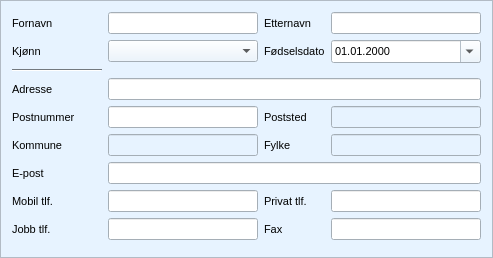
     <widget class="QFrame" name="frame_personlig_info">
      <property name="sizePolicy">
       <sizepolicy hsizetype="Preferred" vsizetype="Preferred">
        <horstretch>0</horstretch>
        <verstretch>0</verstretch>
       </sizepolicy>
      </property>
      <property name="palette">
       <palette>
        <active>
         <colorrole role="WindowText">
          <brush brushstyle="SolidPattern">
           <color alpha="255">
            <red>0</red>
            <green>0</green>
            <blue>0</blue>
           </color>
          </brush>
         </colorrole>
         <colorrole role="Button">
          <brush brushstyle="SolidPattern">
           <color alpha="255">
            <red>231</red>
            <green>243</green>
            <blue>255</blue>
           </color>
          </brush>
         </colorrole>
         <colorrole role="Light">
          <brush brushstyle="SolidPattern">
           <color alpha="255">
            <red>255</red>
            <green>255</green>
            <blue>255</blue>
           </color>
          </brush>
         </colorrole>
         <colorrole role="Midlight">
          <brush brushstyle="SolidPattern">
           <color alpha="255">
            <red>243</red>
            <green>249</green>
            <blue>255</blue>
           </color>
          </brush>
         </colorrole>
         <colorrole role="Dark">
          <brush brushstyle="SolidPattern">
           <color alpha="255">
            <red>115</red>
            <green>121</green>
            <blue>127</blue>
           </color>
          </brush>
         </colorrole>
         <colorrole role="Mid">
          <brush brushstyle="SolidPattern">
           <color alpha="255">
            <red>154</red>
            <green>162</green>
            <blue>170</blue>
           </color>
          </brush>
         </colorrole>
         <colorrole role="Text">
          <brush brushstyle="SolidPattern">
           <color alpha="255">
            <red>0</red>
            <green>0</green>
            <blue>0</blue>
           </color>
          </brush>
         </colorrole>
         <colorrole role="BrightText">
          <brush brushstyle="SolidPattern">
           <color alpha="255">
            <red>255</red>
            <green>255</green>
            <blue>255</blue>
           </color>
          </brush>
         </colorrole>
         <colorrole role="ButtonText">
          <brush brushstyle="SolidPattern">
           <color alpha="255">
            <red>0</red>
            <green>0</green>
            <blue>0</blue>
           </color>
          </brush>
         </colorrole>
         <colorrole role="Base">
          <brush brushstyle="SolidPattern">
           <color alpha="255">
            <red>255</red>
            <green>255</green>
            <blue>255</blue>
           </color>
          </brush>
         </colorrole>
         <colorrole role="Window">
          <brush brushstyle="SolidPattern">
           <color alpha="255">
            <red>231</red>
            <green>243</green>
            <blue>255</blue>
           </color>
          </brush>
         </colorrole>
         <colorrole role="Shadow">
          <brush brushstyle="SolidPattern">
           <color alpha="255">
            <red>0</red>
            <green>0</green>
            <blue>0</blue>
           </color>
          </brush>
         </colorrole>
         <colorrole role="AlternateBase">
          <brush brushstyle="SolidPattern">
           <color alpha="255">
            <red>243</red>
            <green>249</green>
            <blue>255</blue>
           </color>
          </brush>
         </colorrole>
         <colorrole role="ToolTipBase">
          <brush brushstyle="SolidPattern">
           <color alpha="255">
            <red>255</red>
            <green>255</green>
            <blue>220</blue>
           </color>
          </brush>
         </colorrole>
         <colorrole role="ToolTipText">
          <brush brushstyle="SolidPattern">
           <color alpha="255">
            <red>0</red>
            <green>0</green>
            <blue>0</blue>
           </color>
          </brush>
         </colorrole>
        </active>
        <inactive>
         <colorrole role="WindowText">
          <brush brushstyle="SolidPattern">
           <color alpha="255">
            <red>0</red>
            <green>0</green>
            <blue>0</blue>
           </color>
          </brush>
         </colorrole>
         <colorrole role="Button">
          <brush brushstyle="SolidPattern">
           <color alpha="255">
            <red>231</red>
            <green>243</green>
            <blue>255</blue>
           </color>
          </brush>
         </colorrole>
         <colorrole role="Light">
          <brush brushstyle="SolidPattern">
           <color alpha="255">
            <red>255</red>
            <green>255</green>
            <blue>255</blue>
           </color>
          </brush>
         </colorrole>
         <colorrole role="Midlight">
          <brush brushstyle="SolidPattern">
           <color alpha="255">
            <red>243</red>
            <green>249</green>
            <blue>255</blue>
           </color>
          </brush>
         </colorrole>
         <colorrole role="Dark">
          <brush brushstyle="SolidPattern">
           <color alpha="255">
            <red>115</red>
            <green>121</green>
            <blue>127</blue>
           </color>
          </brush>
         </colorrole>
         <colorrole role="Mid">
          <brush brushstyle="SolidPattern">
           <color alpha="255">
            <red>154</red>
            <green>162</green>
            <blue>170</blue>
           </color>
          </brush>
         </colorrole>
         <colorrole role="Text">
          <brush brushstyle="SolidPattern">
           <color alpha="255">
            <red>0</red>
            <green>0</green>
            <blue>0</blue>
           </color>
          </brush>
         </colorrole>
         <colorrole role="BrightText">
          <brush brushstyle="SolidPattern">
           <color alpha="255">
            <red>255</red>
            <green>255</green>
            <blue>255</blue>
           </color>
          </brush>
         </colorrole>
         <colorrole role="ButtonText">
          <brush brushstyle="SolidPattern">
           <color alpha="255">
            <red>0</red>
            <green>0</green>
            <blue>0</blue>
           </color>
          </brush>
         </colorrole>
         <colorrole role="Base">
          <brush brushstyle="SolidPattern">
           <color alpha="255">
            <red>255</red>
            <green>255</green>
            <blue>255</blue>
           </color>
          </brush>
         </colorrole>
         <colorrole role="Window">
          <brush brushstyle="SolidPattern">
           <color alpha="255">
            <red>231</red>
            <green>243</green>
            <blue>255</blue>
           </color>
          </brush>
         </colorrole>
         <colorrole role="Shadow">
          <brush brushstyle="SolidPattern">
           <color alpha="255">
            <red>0</red>
            <green>0</green>
            <blue>0</blue>
           </color>
          </brush>
         </colorrole>
         <colorrole role="AlternateBase">
          <brush brushstyle="SolidPattern">
           <color alpha="255">
            <red>243</red>
            <green>249</green>
            <blue>255</blue>
           </color>
          </brush>
         </colorrole>
         <colorrole role="ToolTipBase">
          <brush brushstyle="SolidPattern">
           <color alpha="255">
            <red>255</red>
            <green>255</green>
            <blue>220</blue>
           </color>
          </brush>
         </colorrole>
         <colorrole role="ToolTipText">
          <brush brushstyle="SolidPattern">
           <color alpha="255">
            <red>0</red>
            <green>0</green>
            <blue>0</blue>
           </color>
          </brush>
         </colorrole>
        </inactive>
        <disabled>
         <colorrole role="WindowText">
          <brush brushstyle="SolidPattern">
           <color alpha="255">
            <red>115</red>
            <green>121</green>
            <blue>127</blue>
           </color>
          </brush>
         </colorrole>
         <colorrole role="Button">
          <brush brushstyle="SolidPattern">
           <color alpha="255">
            <red>231</red>
            <green>243</green>
            <blue>255</blue>
           </color>
          </brush>
         </colorrole>
         <colorrole role="Light">
          <brush brushstyle="SolidPattern">
           <color alpha="255">
            <red>255</red>
            <green>255</green>
            <blue>255</blue>
           </color>
          </brush>
         </colorrole>
         <colorrole role="Midlight">
          <brush brushstyle="SolidPattern">
           <color alpha="255">
            <red>243</red>
            <green>249</green>
            <blue>255</blue>
           </color>
          </brush>
         </colorrole>
         <colorrole role="Dark">
          <brush brushstyle="SolidPattern">
           <color alpha="255">
            <red>115</red>
            <green>121</green>
            <blue>127</blue>
           </color>
          </brush>
         </colorrole>
         <colorrole role="Mid">
          <brush brushstyle="SolidPattern">
           <color alpha="255">
            <red>154</red>
            <green>162</green>
            <blue>170</blue>
           </color>
          </brush>
         </colorrole>
         <colorrole role="Text">
          <brush brushstyle="SolidPattern">
           <color alpha="255">
            <red>115</red>
            <green>121</green>
            <blue>127</blue>
           </color>
          </brush>
         </colorrole>
         <colorrole role="BrightText">
          <brush brushstyle="SolidPattern">
           <color alpha="255">
            <red>255</red>
            <green>255</green>
            <blue>255</blue>
           </color>
          </brush>
         </colorrole>
         <colorrole role="ButtonText">
          <brush brushstyle="SolidPattern">
           <color alpha="255">
            <red>115</red>
            <green>121</green>
            <blue>127</blue>
           </color>
          </brush>
         </colorrole>
         <colorrole role="Base">
          <brush brushstyle="SolidPattern">
           <color alpha="255">
            <red>231</red>
            <green>243</green>
            <blue>255</blue>
           </color>
          </brush>
         </colorrole>
         <colorrole role="Window">
          <brush brushstyle="SolidPattern">
           <color alpha="255">
            <red>231</red>
            <green>243</green>
            <blue>255</blue>
           </color>
          </brush>
         </colorrole>
         <colorrole role="Shadow">
          <brush brushstyle="SolidPattern">
           <color alpha="255">
            <red>0</red>
            <green>0</green>
            <blue>0</blue>
           </color>
          </brush>
         </colorrole>
         <colorrole role="AlternateBase">
          <brush brushstyle="SolidPattern">
           <color alpha="255">
            <red>231</red>
            <green>243</green>
            <blue>255</blue>
           </color>
          </brush>
         </colorrole>
         <colorrole role="ToolTipBase">
          <brush brushstyle="SolidPattern">
           <color alpha="255">
            <red>255</red>
            <green>255</green>
            <blue>220</blue>
           </color>
          </brush>
         </colorrole>
         <colorrole role="ToolTipText">
          <brush brushstyle="SolidPattern">
           <color alpha="255">
            <red>0</red>
            <green>0</green>
            <blue>0</blue>
           </color>
          </brush>
         </colorrole>
        </disabled>
       </palette>
      </property>
      <property name="font">
       <font>
        <family>Segoe UI</family>
        <pointsize>8</pointsize>
       </font>
      </property>
      <property name="autoFillBackground">
       <bool>true</bool>
      </property>
      <property name="frameShape">
       <enum>QFrame::StyledPanel</enum>
      </property>
      <property name="frameShadow">
       <enum>QFrame::Plain</enum>
      </property>
      <property name="lineWidth">
       <number>1</number>
      </property>
      <layout class="QGridLayout" name="gridLayout_5">
       <item row="13" column="0">
        <widget class="QFrame" name="frame_personlig_info_white_space">
         <property name="frameShape">
          <enum>QFrame::StyledPanel</enum>
         </property>
         <property name="frameShadow">
          <enum>QFrame::Raised</enum>
         </property>
        </widget>
       </item>
       <item row="11" column="2">
        <widget class="QLabel" name="label_privat_tlf">
         <property name="font">
          <font>
           <family>Segoe UI</family>
           <pointsize>8</pointsize>
          </font>
         </property>
         <property name="text">
          <string>Privat tlf.</string>
         </property>
         <property name="buddy">
          <cstring>line_edit_privat_tlf</cstring>
         </property>
        </widget>
       </item>
       <item row="7" column="1" colspan="3">
        <widget class="QLineEdit" name="line_edit_epost">
         <property name="font">
          <font>
           <family>Segoe UI</family>
           <pointsize>8</pointsize>
          </font>
         </property>
         <property name="text">
          <string/>
         </property>
         <property name="alignment">
          <set>Qt::AlignLeading|Qt::AlignLeft|Qt::AlignVCenter</set>
         </property>
         <property name="clearButtonEnabled">
          <bool>true</bool>
         </property>
        </widget>
       </item>
       <item row="7" column="0">
        <widget class="QLabel" name="label_epost">
         <property name="font">
          <font>
           <family>Segoe UI</family>
           <pointsize>8</pointsize>
          </font>
         </property>
         <property name="text">
          <string>E-post</string>
         </property>
         <property name="buddy">
          <cstring>line_edit_epost</cstring>
         </property>
        </widget>
       </item>
       <item row="11" column="1">
        <widget class="QLineEdit" name="line_edit_mobil_tlf">
         <property name="enabled">
          <bool>true</bool>
         </property>
         <property name="font">
          <font>
           <family>Segoe UI</family>
           <pointsize>8</pointsize>
          </font>
         </property>
         <property name="alignment">
          <set>Qt::AlignLeading|Qt::AlignLeft|Qt::AlignVCenter</set>
         </property>
         <property name="readOnly">
          <bool>false</bool>
         </property>
         <property name="clearButtonEnabled">
          <bool>true</bool>
         </property>
        </widget>
       </item>
       <item row="2" column="3">
        <widget class="QDateEdit" name="date_edit_fodselsdato">
         <property name="font">
          <font>
           <family>Segoe UI</family>
           <pointsize>8</pointsize>
          </font>
         </property>
         <property name="alignment">
          <set>Qt::AlignLeading|Qt::AlignLeft|Qt::AlignVCenter</set>
         </property>
         <property name="displayFormat">
          <string comment="1">dd.MM.yyyy</string>
         </property>
         <property name="calendarPopup">
          <bool>true</bool>
         </property>
         <property name="timeSpec">
          <enum>Qt::LocalTime</enum>
         </property>
        </widget>
       </item>
       <item row="1" column="2">
        <widget class="QLabel" name="label_etternavn">
         <property name="minimumSize">
          <size>
           <width>0</width>
           <height>0</height>
          </size>
         </property>
         <property name="font">
          <font>
           <family>Segoe UI</family>
           <pointsize>8</pointsize>
          </font>
         </property>
         <property name="text">
          <string>Etternavn</string>
         </property>
         <property name="buddy">
          <cstring>line_edit_etternavn</cstring>
         </property>
        </widget>
       </item>
       <item row="2" column="2">
        <widget class="QLabel" name="label_fodselsdato">
         <property name="font">
          <font>
           <family>Segoe UI</family>
           <pointsize>8</pointsize>
          </font>
         </property>
         <property name="text">
          <string>Fødselsdato</string>
         </property>
         <property name="buddy">
          <cstring>date_edit_fodselsdato</cstring>
         </property>
        </widget>
       </item>
       <item row="1" column="0">
        <widget class="QLabel" name="label_fornavn">
         <property name="minimumSize">
          <size>
           <width>0</width>
           <height>0</height>
          </size>
         </property>
         <property name="font">
          <font>
           <family>Segoe UI</family>
           <pointsize>8</pointsize>
          </font>
         </property>
         <property name="text">
          <string>Fornavn                </string>
         </property>
         <property name="buddy">
          <cstring>line_edit_fornavn</cstring>
         </property>
        </widget>
       </item>
       <item row="6" column="1">
        <widget class="QLineEdit" name="line_edit_kommune">
         <property name="enabled">
          <bool>false</bool>
         </property>
         <property name="font">
          <font>
           <family>Segoe UI</family>
           <pointsize>8</pointsize>
          </font>
         </property>
         <property name="alignment">
          <set>Qt::AlignLeading|Qt::AlignLeft|Qt::AlignVCenter</set>
         </property>
         <property name="readOnly">
          <bool>true</bool>
         </property>
        </widget>
       </item>
       <item row="5" column="0">
        <widget class="QLabel" name="label_postnummer">
         <property name="font">
          <font>
           <family>Segoe UI</family>
           <pointsize>8</pointsize>
          </font>
         </property>
         <property name="text">
          <string>Postnummer</string>
         </property>
         <property name="buddy">
          <cstring>line_edit_postnr</cstring>
         </property>
        </widget>
       </item>
       <item row="5" column="1">
        <widget class="QLineEdit" name="line_edit_postnr">
         <property name="font">
          <font>
           <family>Segoe UI</family>
           <pointsize>8</pointsize>
          </font>
         </property>
         <property name="alignment">
          <set>Qt::AlignLeading|Qt::AlignLeft|Qt::AlignVCenter</set>
         </property>
         <property name="clearButtonEnabled">
          <bool>true</bool>
         </property>
        </widget>
       </item>
       <item row="6" column="0">
        <widget class="QLabel" name="label_kommune">
         <property name="font">
          <font>
           <family>Segoe UI</family>
           <pointsize>8</pointsize>
          </font>
         </property>
         <property name="text">
          <string>Kommune</string>
         </property>
         <property name="buddy">
          <cstring>line_edit_kommune</cstring>
         </property>
        </widget>
       </item>
       <item row="5" column="2">
        <widget class="QLabel" name="label_poststed">
         <property name="font">
          <font>
           <family>Segoe UI</family>
           <pointsize>8</pointsize>
          </font>
         </property>
         <property name="text">
          <string>Poststed</string>
         </property>
         <property name="buddy">
          <cstring>line_edit_poststed</cstring>
         </property>
        </widget>
       </item>
       <item row="6" column="3">
        <widget class="QLineEdit" name="line_edit_fylke">
         <property name="enabled">
          <bool>false</bool>
         </property>
         <property name="font">
          <font>
           <family>Segoe UI</family>
           <pointsize>8</pointsize>
          </font>
         </property>
         <property name="alignment">
          <set>Qt::AlignLeading|Qt::AlignLeft|Qt::AlignVCenter</set>
         </property>
         <property name="readOnly">
          <bool>true</bool>
         </property>
        </widget>
       </item>
       <item row="1" column="1">
        <widget class="QLineEdit" name="line_edit_fornavn">
         <property name="enabled">
          <bool>true</bool>
         </property>
         <property name="minimumSize">
          <size>
           <width>150</width>
           <height>0</height>
          </size>
         </property>
         <property name="font">
          <font>
           <family>Segoe UI</family>
           <pointsize>8</pointsize>
          </font>
         </property>
         <property name="alignment">
          <set>Qt::AlignLeading|Qt::AlignLeft|Qt::AlignVCenter</set>
         </property>
         <property name="clearButtonEnabled">
          <bool>true</bool>
         </property>
        </widget>
       </item>
       <item row="2" column="0">
        <widget class="QLabel" name="label_kjonn">
         <property name="font">
          <font>
           <family>Segoe UI</family>
           <pointsize>8</pointsize>
          </font>
         </property>
         <property name="text">
          <string>Kjønn</string>
         </property>
         <property name="buddy">
          <cstring>combo_box_kjonn</cstring>
         </property>
        </widget>
       </item>
       <item row="12" column="3">
        <widget class="QLineEdit" name="line_edit_fax">
         <property name="enabled">
          <bool>true</bool>
         </property>
         <property name="font">
          <font>
           <family>Segoe UI</family>
           <pointsize>8</pointsize>
          </font>
         </property>
         <property name="alignment">
          <set>Qt::AlignLeading|Qt::AlignLeft|Qt::AlignVCenter</set>
         </property>
         <property name="readOnly">
          <bool>false</bool>
         </property>
         <property name="clearButtonEnabled">
          <bool>true</bool>
         </property>
        </widget>
       </item>
       <item row="5" column="3">
        <widget class="QLineEdit" name="line_edit_poststed">
         <property name="enabled">
          <bool>false</bool>
         </property>
         <property name="font">
          <font>
           <family>Segoe UI</family>
           <pointsize>8</pointsize>
          </font>
         </property>
         <property name="alignment">
          <set>Qt::AlignLeading|Qt::AlignLeft|Qt::AlignVCenter</set>
         </property>
         <property name="readOnly">
          <bool>true</bool>
         </property>
        </widget>
       </item>
       <item row="11" column="3">
        <widget class="QLineEdit" name="line_edit_privat_tlf">
         <property name="enabled">
          <bool>true</bool>
         </property>
         <property name="font">
          <font>
           <family>Segoe UI</family>
           <pointsize>8</pointsize>
          </font>
         </property>
         <property name="alignment">
          <set>Qt::AlignLeading|Qt::AlignLeft|Qt::AlignVCenter</set>
         </property>
         <property name="readOnly">
          <bool>false</bool>
         </property>
         <property name="clearButtonEnabled">
          <bool>true</bool>
         </property>
        </widget>
       </item>
       <item row="12" column="0">
        <widget class="QLabel" name="label_jobb_tlf">
         <property name="font">
          <font>
           <family>Segoe UI</family>
           <pointsize>8</pointsize>
          </font>
         </property>
         <property name="text">
          <string>Jobb tlf.</string>
         </property>
         <property name="buddy">
          <cstring>line_edit_jobb_tlf</cstring>
         </property>
        </widget>
       </item>
       <item row="12" column="2">
        <widget class="QLabel" name="label_fax">
         <property name="font">
          <font>
           <family>Segoe UI</family>
           <pointsize>8</pointsize>
          </font>
         </property>
         <property name="text">
          <string>Fax</string>
         </property>
         <property name="buddy">
          <cstring>line_edit_fax</cstring>
         </property>
        </widget>
       </item>
       <item row="1" column="3">
        <widget class="QLineEdit" name="line_edit_etternavn">
         <property name="minimumSize">
          <size>
           <width>150</width>
           <height>0</height>
          </size>
         </property>
         <property name="font">
          <font>
           <family>Segoe UI</family>
           <pointsize>8</pointsize>
          </font>
         </property>
         <property name="alignment">
          <set>Qt::AlignLeading|Qt::AlignLeft|Qt::AlignVCenter</set>
         </property>
         <property name="clearButtonEnabled">
          <bool>true</bool>
         </property>
        </widget>
       </item>
       <item row="2" column="1">
        <widget class="QComboBox" name="combo_box_kjonn">
         <property name="font">
          <font>
           <family>Segoe UI</family>
           <pointsize>8</pointsize>
          </font>
         </property>
        </widget>
       </item>
       <item row="11" column="0">
        <widget class="QLabel" name="label_mobil_tlf">
         <property name="font">
          <font>
           <family>Segoe UI</family>
           <pointsize>8</pointsize>
          </font>
         </property>
         <property name="text">
          <string>Mobil tlf.</string>
         </property>
         <property name="buddy">
          <cstring>line_edit_mobil_tlf</cstring>
         </property>
        </widget>
       </item>
       <item row="6" column="2">
        <widget class="QLabel" name="label_fylke">
         <property name="font">
          <font>
           <family>Segoe UI</family>
           <pointsize>8</pointsize>
          </font>
         </property>
         <property name="text">
          <string>Fylke</string>
         </property>
         <property name="buddy">
          <cstring>line_edit_fylke</cstring>
         </property>
        </widget>
       </item>
       <item row="3" column="0">
        <widget class="Line" name="line_personlig">
         <property name="orientation">
          <enum>Qt::Horizontal</enum>
         </property>
        </widget>
       </item>
       <item row="4" column="1" colspan="3">
        <widget class="QLineEdit" name="line_edit_adresse">
         <property name="font">
          <font>
           <family>Segoe UI</family>
           <pointsize>8</pointsize>
          </font>
         </property>
         <property name="alignment">
          <set>Qt::AlignLeading|Qt::AlignLeft|Qt::AlignVCenter</set>
         </property>
         <property name="clearButtonEnabled">
          <bool>true</bool>
         </property>
        </widget>
       </item>
       <item row="4" column="0">
        <widget class="QLabel" name="label_adresse">
         <property name="font">
          <font>
           <family>Segoe UI</family>
           <pointsize>8</pointsize>
          </font>
         </property>
         <property name="text">
          <string>Adresse</string>
         </property>
         <property name="buddy">
          <cstring>line_edit_adresse</cstring>
         </property>
        </widget>
       </item>
       <item row="12" column="1">
        <widget class="QLineEdit" name="line_edit_jobb_tlf">
         <property name="enabled">
          <bool>true</bool>
         </property>
         <property name="font">
          <font>
           <family>Segoe UI</family>
           <pointsize>8</pointsize>
          </font>
         </property>
         <property name="alignment">
          <set>Qt::AlignLeading|Qt::AlignLeft|Qt::AlignVCenter</set>
         </property>
         <property name="readOnly">
          <bool>false</bool>
         </property>
         <property name="clearButtonEnabled">
          <bool>true</bool>
         </property>
        </widget>
       </item>
      </layout>
      <zorder>line_personlig</zorder>
      <zorder>frame_personlig_info_white_space</zorder>
      <zorder>label_kommune</zorder>
      <zorder>line_edit_fylke</zorder>
      <zorder>label_fylke</zorder>
      <zorder>line_edit_kommune</zorder>
      <zorder>label_epost</zorder>
      <zorder>line_edit_epost</zorder>
      <zorder>label_privat_tlf</zorder>
      <zorder>label_mobil_tlf</zorder>
      <zorder>line_edit_jobb_tlf</zorder>
      <zorder>line_edit_mobil_tlf</zorder>
      <zorder>line_edit_privat_tlf</zorder>
      <zorder>label_jobb_tlf</zorder>
      <zorder>label_fax</zorder>
      <zorder>line_edit_fax</zorder>
      <zorder>line_edit_fornavn</zorder>
      <zorder>label_kjonn</zorder>
      <zorder>combo_box_kjonn</zorder>
      <zorder>label_fornavn</zorder>
      <zorder>line_edit_etternavn</zorder>
      <zorder>label_etternavn</zorder>
      <zorder>label_fodselsdato</zorder>
      <zorder>date_edit_fodselsdato</zorder>
      <zorder>label_poststed</zorder>
      <zorder>line_edit_poststed</zorder>
      <zorder>line_edit_adresse</zorder>
      <zorder>label_postnummer</zorder>
      <zorder>line_edit_postnr</zorder>
      <zorder>label_adresse</zorder>
     </widget>
